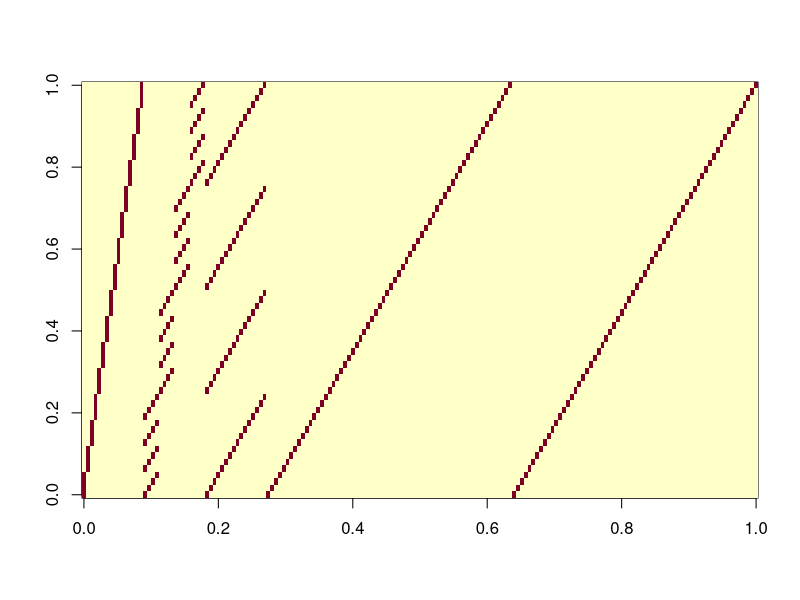

Here is the R script that generated this plot:
## ---- chunk 1
idx = function(i,j,d){
  4*4*i + 4*j + d
}
idx(1,1,1)
## ---- chunk 2
A=c()
# cell constraints
for (i in 0:3){
  for (j in 0:3){
    row = rep(0,4^3)
    for (d in 1:4){
      row[idx(i,j,d)]=1
    }
    A = rbind(A,row)
  }
}

# row constraints
for (i in 0:3){
  for (d in 1:4){
    row = rep(0,4^3)
    for (j in 0:3){
      row[idx(i,j,d)]=1
    }
    A = rbind(A,row)
  }
}
# column constraints

for (j in 0:3){
  for (d in 1:4){
    row = rep(0,4^3)
    for (i in 0:3){
      row[idx(i,j,d)]=1
    }
    A = rbind(A,row)
  }
}
A[1,]
A[2,]

A = rbind(A, diag(rep(1,4^3)))
A = rbind(A, diag(rep(1,4^3)))
image(A)

library(lpSolve)
c = rep(1,4^3)
dir = c(rep("=",4^2*3), rep(">=",4^3), rep("<=",4^3))
b = c(rep(1,3*4^2), rep(0,4^3), rep(1,4^3))
sol = lp("max", c, A, dir,b)
sol$solution
digits=rep(1:4,16)
matrix(digits[sol$solution==1],nrow=4)
